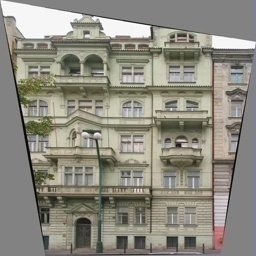
#> input picture data/imgs/100_A.jpg, 256 x 256 px, found by its file name; its folder holds 4 pictures in this run
$ jupyter execute --allow-errors Facedes.ipynb   (shell and % lines are left out)
#> lines starting #> are read from the running program, lines starting #| are printed output that depends on the picture
1. Сделать обзор всевозможных решений решений по применению ИИ в строительстве, проектировании и эксплуатации и продажи квартир, показать вашу экспертизу и подготовку.

В строительной отрасли нейронные сети можно использовать для обнаружения дефектов в стройматериалах, таких как бетон, сталь и дерево. Благодаря анализу больших объемов данных, включая изображения, можно выявлять дефекты, которые трудно обнаружить технадзору.

Для профилактического обслуживания нейронные сети можно использовать для прогнозирования выхода оборудования из строя. Это может сократить время простоя и затраты на техническое обслуживание, а также повысить безопасность на строительных площадках.

Благодаря использованию фотометрии, видео и нейросетей на строительной площадке можно минимизировать потенциальные риски по охране труда. Анализируя данные с датчиков и других источников, нейронные сети могут прогнозировать вероятность возникновения аварий, что позволяет принимать превентивные меры.

Пример готовых решений:

John Porral создал проект The bedroom script: программе можно задать контур жилья, она анализирует его и создаёт варианты планировок. Дальше планировки могут объединяться в целые квартиры и таким образом появляются жилые дома, отвечающие потребностям людей.

Проект Spacemaker от компании Autodesk — облачный софт, использующий нейронные сети для генерации кварталов. Архитектор загружает проект в облако и создаёт варианты, при этом итерации происходят за минуты, а не за дни или недели, как это обычно происходит в ручном проектировании при CAD-софтах. Над Spacemaker работает архитектор Stanislas Chaillou, который в ранних экспериментах использовал генеративно-состязательные нейросети Pix2Pix для создания планировок в разных архитектурных стилях.

Компания XKOOL в сотрудничестве с OMA создала софт, в который можно загрузить свой проект жилой застройки, исследовать и редактировать его с точки зрения климата и функционального баланса территории. Важный инструмент для девелоперов, способный существенно улучшить планирование.

2. Провести описание подходов, которые вы планируете использовать для решения задачи.
Для решения данной задачи я буду использовать label-studio для разметки данных, нейронную сеть Unet для сегментации и библиотеку  opencv для подсчета числа окон.

[cell 1]
#загружаем необъодимые библиотеки
import cv2
import numpy as np
import matplotlib.pyplot as plt
import json
import skimage.draw
import os
import skimage.io

3.Собрать датасет на котором изображены многоквартирные жилые дома.

Датасет состоит из 100 изображений фасадов зданий

[cell 2]
names = os.listdir('/home/mikhail/github/Facades/data/imgs')
for name in names[:4]:
    img = cv2.imread(f'/home/mikhail/github/Facades/data/imgs/{name}')
#> img is the input picture: shape (256, 256, 3); mean B, G, R 128.2, 139, 141.2
    plt.figure(figsize=(4,4))
    plt.subplot(1,2,1).imshow(img)
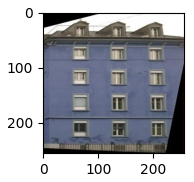
#> figure drawn by matplotlib, 1 panel; B, G, R data is drawn as R, G, B

4.Провести необходимую для вас разметку датасета (сегментация фасада, окна)
Для разметки датасета использовалась библиотека label-studio

[cell 3]
#Создание маски изображения
def preprocess_input(image, poligons, target_size=(256, 256), crop=None):
    ih, iw = target_size
    h, w, _ = image.shape
    scale = min(iw / w, ih / h)
    nw, nh = int(scale * w), int(scale * h)
    image_resized = cv2.resize(image, (nw, nh))
    image_paded = np.full(shape=[ih, iw, 3], fill_value=128.0)
    dw, dh = (iw - nw) // 2, (ih - nh) // 2
    image_paded[dh:nh + dh, dw:nw + dw, :] = image_resized
    image_paded = image_paded
    mask = np.zeros(target_size + (1,))
    for p in poligons:
        px = (np.array(p['all_points_x']) * scale*2.56).astype(int) + dw
        py = (np.array(p['all_points_y']) * scale*2.56).astype(int) + dh
        rr, cc = skimage.draw.polygon(py, px)
        points_mask1 = np.logical_and(rr>0, rr<iw)
        points_mask2 = np.logical_and(cc>0, cc<ih)
        points_mask = np.logical_and(points_mask1, points_mask2)
        mask[rr[points_mask], cc[points_mask], 0] = 1

    return image_paded, mask

#путь к изображениям
dataset_dir = '/home/mikhail/github/Facades/data/imgs'
#> dataset_dir = '/home/mikhail/github/Facades/data/imgs'
#чтение json, полученного в label-studio
annotations = json.load(open(os.path.join('/home/mikhail/github/Facades', "labels.json")))
#> (reads labels.json from the repository)

#парсинг json файла.
#> (the rest of this cell did not finish here and is left out)
